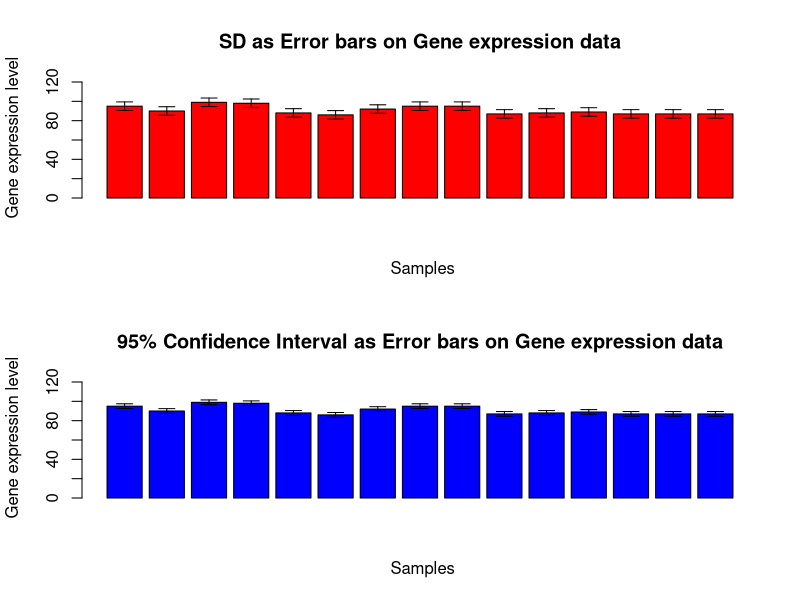

Write R code to recreate this figure.
# Question 8 Pract Assignment 1:
# 8. Expression levels of a gene is measured in a particular experiment. A random sample of 15
# experiments gave the following result:
exp_lvl <- c(95,90,99,98,88,86,92,95,95,87,88,89,87,87,87)
# Assuming the experimental measurement of gene expression follows a normal distribution, find a
# 95% confidance interval for the population mean expression level.
# Print the mean, standard deviation and confidence interval.
n <- length(exp_lvl)
mean_exp <- mean(exp_lvl)
Sdev <- sd(exp_lvl)

# given Conf interval of 95% :
alpha <- 0.05
confidence_lvl <- 1-(alpha/2)
# sigma of parent distribution is unknown : we will use t-distribution exp_lvl -> t(n-1)
conf_interval <- qt(confidence_lvl, n-1) * Sdev/sqrt(n)

print("The data of the gene expression lvl:")
print(exp_lvl)
print(paste("The mean of the data: ",mean_exp))
print(paste(" Standard Deviation: ", Sdev))
print(paste(" 95% confidence interval: (",  mean_exp+conf_interval, ",", 
            mean_exp-conf_interval,")"))
# bar plot to show standard dev as error on data
par(mfrow=c(2,1))
bar_stdev <- barplot(exp_lvl, ylab= " Gene expression level", xlab=" Samples",
                     main="SD as Error bars on Gene expression data",
                     col = "red", ylim= c(0,120))
arrows(bar_stdev, exp_lvl+Sdev, bar_stdev, exp_lvl-Sdev, angle=90, code=3,
       length=0.08, col="black")
# bar plot to show confidence interval as error

bar_stdev2 <- barplot(exp_lvl, ylab= " Gene expression level", xlab=" Samples",
                     main="95% Confidence Interval as Error bars on Gene expression data",
                     col = "blue", ylim= c(0,120))
arrows(bar_stdev2, exp_lvl+conf_interval, bar_stdev2, exp_lvl-conf_interval,
       angle=90, code=3, length=0.08, col="black")
